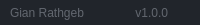
              <widget class="QFrame" name="frame_grip">
               <property name="minimumSize">
                <size>
                 <width>0</width>
                 <height>25</height>
                </size>
               </property>
               <property name="maximumSize">
                <size>
                 <width>16777215</width>
                 <height>25</height>
                </size>
               </property>
               <property name="styleSheet">
                <string notr="true">background-color: rgb(33, 37, 43);</string>
               </property>
               <property name="frameShape">
                <enum>QFrame::NoFrame</enum>
               </property>
               <property name="frameShadow">
                <enum>QFrame::Raised</enum>
               </property>
               <layout class="QHBoxLayout" name="horizontalLayout_6">
                <property name="spacing">
                 <number>0</number>
                </property>
                <property name="leftMargin">
                 <number>0</number>
                </property>
                <property name="topMargin">
                 <number>0</number>
                </property>
                <property name="rightMargin">
                 <number>2</number>
                </property>
                <property name="bottomMargin">
                 <number>0</number>
                </property>
                <item>
                 <widget class="QFrame" name="frame_label_bottom">
                  <property name="frameShape">
                   <enum>QFrame::NoFrame</enum>
                  </property>
                  <property name="frameShadow">
                   <enum>QFrame::Raised</enum>
                  </property>
                  <layout class="QHBoxLayout" name="horizontalLayout_7">
                   <property name="spacing">
                    <number>0</number>
                   </property>
                   <property name="leftMargin">
                    <number>10</number>
                   </property>
                   <property name="topMargin">
                    <number>0</number>
                   </property>
                   <property name="rightMargin">
                    <number>10</number>
                   </property>
                   <property name="bottomMargin">
                    <number>0</number>
                   </property>
                   <item>
                    <widget class="QLabel" name="label_credits">
                     <property name="font">
                      <font>
                       <family>Segoe UI</family>
                      </font>
                     </property>
                     <property name="styleSheet">
                      <string notr="true">color: rgb(98, 103, 111);</string>
                     </property>
                     <property name="text">
                      <string>Gian Rathgeb</string>
                     </property>
                    </widget>
                   </item>
                   <item>
                    <widget class="QLabel" name="label_version">
                     <property name="maximumSize">
                      <size>
                       <width>100</width>
                       <height>16777215</height>
                      </size>
                     </property>
                     <property name="font">
                      <font>
                       <family>Segoe UI</family>
                      </font>
                     </property>
                     <property name="styleSheet">
                      <string notr="true">color: rgb(98, 103, 111);</string>
                     </property>
                     <property name="text">
                      <string>v1.0.0</string>
                     </property>
                     <property name="alignment">
                      <set>Qt::AlignRight|Qt::AlignTrailing|Qt::AlignVCenter</set>
                     </property>
                    </widget>
                   </item>
                  </layout>
                 </widget>
                </item>
                <item>
                 <widget class="QFrame" name="frame_size_grip">
                  <property name="maximumSize">
                   <size>
                    <width>20</width>
                    <height>20</height>
                   </size>
                  </property>
                  <property name="styleSheet">
                   <string notr="true">QSizeGrip {
	background-image: url(:/16x16/icons/16x16/cil-size-grip.png);
	background-position: center;
	background-repeat: no-reperat;
}</string>
                  </property>
                  <property name="frameShape">
                   <enum>QFrame::NoFrame</enum>
                  </property>
                  <property name="frameShadow">
                   <enum>QFrame::Raised</enum>
                  </property>
                 </widget>
                </item>
               </layout>
              </widget>
